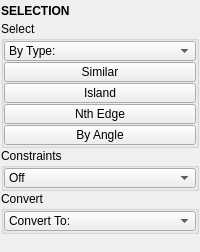
<?xml version="1.0" encoding="UTF-8"?>
<ui version="4.0">
 <class>QtUi</class>
 <widget class="QMainWindow" name="QtUi">
  <property name="enabled">
   <bool>true</bool>
  </property>
  <property name="geometry">
   <rect>
    <x>0</x>
    <y>0</y>
    <width>200</width>
    <height>252</height>
   </rect>
  </property>
  <property name="tabShape">
   <enum>QTabWidget::Triangular</enum>
  </property>
  <property name="dockNestingEnabled">
   <bool>true</bool>
  </property>
  <property name="dockOptions">
   <set>QMainWindow::AllowNestedDocks|QMainWindow::AllowTabbedDocks|QMainWindow::AnimatedDocks|QMainWindow::ForceTabbedDocks</set>
  </property>
  <widget class="QWidget" name="central_widget">
   <property name="minimumSize">
    <size>
     <width>200</width>
     <height>0</height>
    </size>
   </property>
   <property name="layoutDirection">
    <enum>Qt::LeftToRight</enum>
   </property>
   <layout class="QVBoxLayout" name="verticalLayout_2">
    <property name="leftMargin">
     <number>1</number>
    </property>
    <property name="topMargin">
     <number>1</number>
    </property>
    <property name="rightMargin">
     <number>1</number>
    </property>
    <property name="bottomMargin">
     <number>1</number>
    </property>
    <item>
     <layout class="QVBoxLayout" name="verticalLayout">
      <property name="spacing">
       <number>0</number>
      </property>
      <item>
       <widget class="Header" name="header">
        <property name="minimumSize">
         <size>
          <width>0</width>
          <height>20</height>
         </size>
        </property>
        <property name="font">
         <font>
          <weight>75</weight>
          <bold>true</bold>
         </font>
        </property>
        <property name="text">
         <string>SELECTION</string>
        </property>
       </widget>
      </item>
      <item>
       <widget class="QGroupBox" name="groupBox_5">
        <property name="title">
         <string>Select</string>
        </property>
        <layout class="QVBoxLayout" name="verticalLayout_4">
         <property name="spacing">
          <number>1</number>
         </property>
         <property name="leftMargin">
          <number>0</number>
         </property>
         <property name="topMargin">
          <number>0</number>
         </property>
         <property name="rightMargin">
          <number>0</number>
         </property>
         <property name="bottomMargin">
          <number>0</number>
         </property>
         <item>
          <widget class="ComboBox" name="cmb002">
           <property name="minimumSize">
            <size>
             <width>0</width>
             <height>20</height>
            </size>
           </property>
           <property name="maximumSize">
            <size>
             <width>16777215</width>
             <height>20</height>
            </size>
           </property>
           <property name="toolTip">
            <string>Select All objects in the scene of the same type</string>
           </property>
           <property name="editable">
            <bool>false</bool>
           </property>
           <property name="maxVisibleItems">
            <number>30</number>
           </property>
           <property name="sizeAdjustPolicy">
            <enum>QComboBox::AdjustToContents</enum>
           </property>
           <item>
            <property name="text">
             <string>By Type:</string>
            </property>
           </item>
          </widget>
         </item>
         <item>
          <widget class="PushButton" name="tb001">
           <property name="enabled">
            <bool>true</bool>
           </property>
           <property name="minimumSize">
            <size>
             <width>0</width>
             <height>20</height>
            </size>
           </property>
           <property name="maximumSize">
            <size>
             <width>16777215</width>
             <height>20</height>
            </size>
           </property>
           <property name="toolTip">
            <string>Select similar objects or components, depending on selection mode.</string>
           </property>
           <property name="text">
            <string>Similar</string>
           </property>
           <property name="iconSize">
            <size>
             <width>18</width>
             <height>18</height>
            </size>
           </property>
          </widget>
         </item>
         <item>
          <widget class="PushButton" name="tb002">
           <property name="enabled">
            <bool>true</bool>
           </property>
           <property name="minimumSize">
            <size>
             <width>0</width>
             <height>20</height>
            </size>
           </property>
           <property name="maximumSize">
            <size>
             <width>16777215</width>
             <height>20</height>
            </size>
           </property>
           <property name="toolTip">
            <string>Select Island: Select contiguous faces within a normal range</string>
           </property>
           <property name="text">
            <string>Island</string>
           </property>
           <property name="iconSize">
            <size>
             <width>18</width>
             <height>18</height>
            </size>
           </property>
          </widget>
         </item>
         <item>
          <widget class="PushButton" name="tb000">
           <property name="enabled">
            <bool>true</bool>
           </property>
           <property name="minimumSize">
            <size>
             <width>0</width>
             <height>20</height>
            </size>
           </property>
           <property name="maximumSize">
            <size>
             <width>16777215</width>
             <height>20</height>
            </size>
           </property>
           <property name="toolTip">
            <string>Select Nth: Select 2 components</string>
           </property>
           <property name="text">
            <string>Nth Edge</string>
           </property>
           <property name="iconSize">
            <size>
             <width>18</width>
             <height>18</height>
            </size>
           </property>
          </widget>
         </item>
         <item>
          <widget class="PushButton" name="tb003">
           <property name="enabled">
            <bool>true</bool>
           </property>
           <property name="minimumSize">
            <size>
             <width>0</width>
             <height>20</height>
            </size>
           </property>
           <property name="maximumSize">
            <size>
             <width>16777215</width>
             <height>20</height>
            </size>
           </property>
           <property name="toolTip">
            <string>Select edges having normals between the given high and low angles.</string>
           </property>
           <property name="text">
            <string>By Angle</string>
           </property>
           <property name="iconSize">
            <size>
             <width>18</width>
             <height>18</height>
            </size>
           </property>
          </widget>
         </item>
        </layout>
        <zorder>tb001</zorder>
        <zorder>tb002</zorder>
        <zorder>cmb002</zorder>
        <zorder>tb000</zorder>
        <zorder>tb003</zorder>
       </widget>
      </item>
      <item>
       <widget class="QGroupBox" name="groupBox_8">
        <property name="toolTip">
         <string/>
        </property>
        <property name="title">
         <string>Constraints</string>
        </property>
        <layout class="QVBoxLayout" name="verticalLayout_6">
         <property name="spacing">
          <number>1</number>
         </property>
         <property name="leftMargin">
          <number>0</number>
         </property>
         <property name="topMargin">
          <number>0</number>
         </property>
         <property name="rightMargin">
          <number>0</number>
         </property>
         <property name="bottomMargin">
          <number>0</number>
         </property>
         <item>
          <widget class="ComboBox" name="cmb005">
           <property name="minimumSize">
            <size>
             <width>0</width>
             <height>20</height>
            </size>
           </property>
           <property name="maximumSize">
            <size>
             <width>16777215</width>
             <height>20</height>
            </size>
           </property>
           <property name="toolTip">
            <string>Selection contraints.</string>
           </property>
           <property name="editable">
            <bool>false</bool>
           </property>
           <property name="sizeAdjustPolicy">
            <enum>QComboBox::AdjustToContents</enum>
           </property>
           <item>
            <property name="text">
             <string>Off</string>
            </property>
           </item>
          </widget>
         </item>
        </layout>
       </widget>
      </item>
      <item>
       <widget class="QGroupBox" name="groupBox_6">
        <property name="title">
         <string>Convert</string>
        </property>
        <layout class="QVBoxLayout" name="verticalLayout_7">
         <property name="spacing">
          <number>1</number>
         </property>
         <property name="leftMargin">
          <number>0</number>
         </property>
         <property name="topMargin">
          <number>0</number>
         </property>
         <property name="rightMargin">
          <number>0</number>
         </property>
         <property name="bottomMargin">
          <number>0</number>
         </property>
         <item>
          <widget class="ComboBox" name="cmb003">
           <property name="minimumSize">
            <size>
             <width>0</width>
             <height>20</height>
            </size>
           </property>
           <property name="maximumSize">
            <size>
             <width>16777215</width>
             <height>20</height>
            </size>
           </property>
           <property name="toolTip">
            <string>Convert selection to type</string>
           </property>
           <property name="maxVisibleItems">
            <number>30</number>
           </property>
           <property name="maxCount">
            <number>100</number>
           </property>
           <property name="sizeAdjustPolicy">
            <enum>QComboBox::AdjustToContents</enum>
           </property>
           <property name="frame">
            <bool>true</bool>
           </property>
           <item>
            <property name="text">
             <string>Convert To:</string>
            </property>
           </item>
          </widget>
         </item>
        </layout>
       </widget>
      </item>
      <item>
       <spacer name="verticalSpacer">
        <property name="orientation">
         <enum>Qt::Vertical</enum>
        </property>
        <property name="sizeHint" stdset="0">
         <size>
          <width>0</width>
          <height>10</height>
         </size>
        </property>
       </spacer>
      </item>
     </layout>
    </item>
   </layout>
  </widget>
 </widget>
 <customwidgets>
  <customwidget>
   <class>Header</class>
   <extends>QLabel</extends>
   <header>uitk.widgets.header.Header.h</header>
  </customwidget>
  <customwidget>
   <class>ComboBox</class>
   <extends>QComboBox</extends>
   <header>uitk.widgets.comboBox.ComboBox.h</header>
  </customwidget>
  <customwidget>
   <class>PushButton</class>
   <extends>QPushButton</extends>
   <header>widgets.pushbutton.h</header>
  </customwidget>
 </customwidgets>
 <resources/>
 <connections/>
 <designerdata>
  <property name="gridDeltaX">
   <number>5</number>
  </property>
  <property name="gridDeltaY">
   <number>5</number>
  </property>
  <property name="gridSnapX">
   <bool>true</bool>
  </property>
  <property name="gridSnapY">
   <bool>true</bool>
  </property>
  <property name="gridVisible">
   <bool>true</bool>
  </property>
 </designerdata>
</ui>
